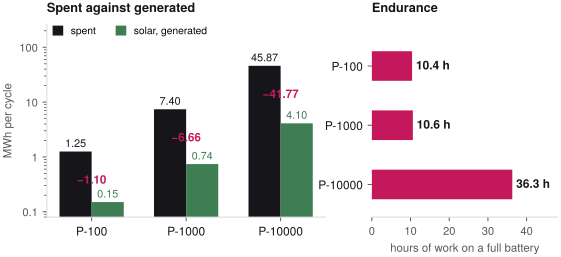

This chart was generated by the following Python code:
#!/usr/bin/env python3
"""What a hull makes against what it spends, and how long the battery lasts."""
import sys, pathlib
sys.path.insert(0, str(pathlib.Path(__file__).resolve().parent))
from _style import *          # noqa
import matplotlib.pyplot as plt

C = figures()['classes']
IDS = ['P100', 'P1000', 'P10000']
NAMES = {'P100': 'P-100', 'P1000': 'P-1000', 'P10000': 'P-10000'}

fig, (a1, a2) = plt.subplots(1, 2, figsize=(6.6, 2.5), gridspec_kw={'width_ratios': [1.5, 1]})

w = 0.34
for i, cid in enumerate(IDS):
    e = C[cid]['energy']
    spend = C[cid]['cycle']['eCycleMWh']
    gen = e['solarPerCycleMWh']
    a1.bar(i - w / 2, spend, width=w, color=INK, edgecolor='none')
    a1.bar(i + w / 2, gen, width=w, color=GREEN, edgecolor='none')
    a1.text(i - w / 2, spend * 1.10, f'{spend:.2f}', ha='center', va='bottom', fontsize=7.8, color=INK)
    a1.text(i + w / 2, gen * 1.10, f'{gen:.2f}', ha='center', va='bottom', fontsize=7.8, color=GREEN)
    a1.annotate(f'−{e["deficitPerCycleMWh"]:.2f}', xy=(i, spend * 0.26), ha='center',
                fontsize=8.4, color=ACCENT, fontweight='bold')
a1.set_yscale('log'); a1.set_ylim(0.08, 260)
a1.set_yticks([0.1, 1, 10, 100]); a1.set_yticklabels(['0.1', '1', '10', '100'])
a1.set_xticks(range(3)); a1.set_xticklabels([NAMES[i] for i in IDS], fontsize=8.6, color=INK)
a1.set_ylabel('MWh per cycle')
a1.set_title('Spent against generated', loc='left', pad=9)
bare(a1)
h = [plt.Rectangle((0, 0), 1, 1, color=c) for c in (INK, GREEN)]
a1.legend(h, ['spent', 'solar, generated'], loc='upper left', fontsize=7.4,
          handlelength=0.9, handleheight=0.9, ncol=2, bbox_to_anchor=(-0.01, 1.04))

hours = [C[i]['energy']['hoursOnBattery'] for i in IDS]
a2.barh([-i for i in range(3)], hours, height=0.5, color=ACCENT, edgecolor='none')
for i, v in enumerate(hours):
    a2.text(v + 1.0, -i, f'{v:.1f} h', va='center', fontsize=8.6, color=INK, fontweight='bold')
a2.set_yticks([0, -1, -2]); a2.set_yticklabels([NAMES[i] for i in IDS], fontsize=8.6, color=INK)
a2.set_xlim(0, 48); a2.set_ylim(-2.55, 0.7)
a2.set_xlabel('hours of work on a full battery')
a2.set_title('Endurance', loc='left', pad=9)
bare(a2, left=False)
save(fig, 'deficit')
